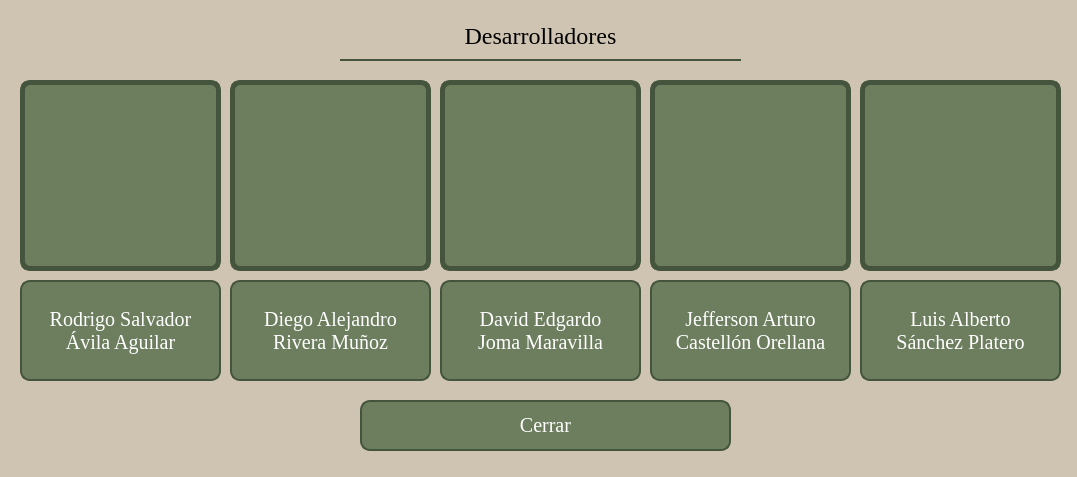
<?xml version="1.0" encoding="UTF-8"?>
<ui version="4.0">
 <class>Dialog</class>
 <widget class="QDialog" name="Dialog">
  <property name="geometry">
   <rect>
    <x>0</x>
    <y>0</y>
    <width>1077</width>
    <height>477</height>
   </rect>
  </property>
  <property name="minimumSize">
   <size>
    <width>371</width>
    <height>293</height>
   </size>
  </property>
  <property name="maximumSize">
   <size>
    <width>16777215</width>
    <height>16777215</height>
   </size>
  </property>
  <property name="windowTitle">
   <string>Desarrolladores del programa</string>
  </property>
  <property name="windowIcon">
   <iconset>
    <normaloff>Icon.png</normaloff>Icon.png</iconset>
  </property>
  <property name="styleSheet">
   <string notr="true">background-color: #cfc4b1;</string>
  </property>
  <widget class="QLabel" name="label_2">
   <property name="geometry">
    <rect>
     <x>340</x>
     <y>10</y>
     <width>401</width>
     <height>51</height>
    </rect>
   </property>
   <property name="styleSheet">
    <string notr="true">background-color: #cfc4b1;
font-family: Times New Roman;
font-size: 24px;
border-bottom: 2px solid rgb(69, 85, 61);</string>
   </property>
   <property name="text">
    <string>Desarrolladores</string>
   </property>
   <property name="alignment">
    <set>Qt::AlignCenter</set>
   </property>
  </widget>
  <widget class="QPushButton" name="exit">
   <property name="geometry">
    <rect>
     <x>360</x>
     <y>400</y>
     <width>371</width>
     <height>51</height>
    </rect>
   </property>
   <property name="styleSheet">
    <string notr="true">QPushButton{
background-color: #6d7e5f ;
font-family: Times New Roman;
font-size: 20px;
border: 2px solid #45553d;
border-radius: 10px;
color: white;
}

QPushButton:hover{
background-color: #333B2D;
border: 2px solid white;
}</string>
   </property>
   <property name="text">
    <string>Cerrar</string>
   </property>
  </widget>
  <widget class="QLabel" name="label">
   <property name="geometry">
    <rect>
     <x>20</x>
     <y>80</y>
     <width>201</width>
     <height>191</height>
    </rect>
   </property>
   <property name="styleSheet">
    <string notr="true">QLabel{
background-color: #6d7e5f ;
font-family: Times New Roman;
font-size: 20px;
border: 5px solid #45553d;
border-radius: 10px;
color: white;
}
</string>
   </property>
   <property name="text">
    <string/>
   </property>
   <property name="pixmap">
    <pixmap>../imagenes/rod.png</pixmap>
   </property>
   <property name="scaledContents">
    <bool>true</bool>
   </property>
  </widget>
  <widget class="QLabel" name="label_3">
   <property name="geometry">
    <rect>
     <x>230</x>
     <y>80</y>
     <width>201</width>
     <height>191</height>
    </rect>
   </property>
   <property name="styleSheet">
    <string notr="true">QLabel{
background-color: #6d7e5f ;
font-family: Times New Roman;
font-size: 20px;
border: 5px solid #45553d;
border-radius: 10px;
color: white;
}
</string>
   </property>
   <property name="text">
    <string/>
   </property>
   <property name="pixmap">
    <pixmap>../imagenes/diego.png</pixmap>
   </property>
   <property name="scaledContents">
    <bool>true</bool>
   </property>
  </widget>
  <widget class="QLabel" name="label_4">
   <property name="geometry">
    <rect>
     <x>440</x>
     <y>80</y>
     <width>201</width>
     <height>191</height>
    </rect>
   </property>
   <property name="styleSheet">
    <string notr="true">QLabel{
background-color: #6d7e5f ;
font-family: Times New Roman;
font-size: 20px;
border: 5px solid #45553d;
border-radius: 10px;
color: white;
}
</string>
   </property>
   <property name="text">
    <string/>
   </property>
   <property name="pixmap">
    <pixmap>../imagenes/Joma.png</pixmap>
   </property>
   <property name="scaledContents">
    <bool>true</bool>
   </property>
   <property name="alignment">
    <set>Qt::AlignCenter</set>
   </property>
  </widget>
  <widget class="QLabel" name="label_5">
   <property name="geometry">
    <rect>
     <x>650</x>
     <y>80</y>
     <width>201</width>
     <height>191</height>
    </rect>
   </property>
   <property name="styleSheet">
    <string notr="true">QLabel{
background-color: #6d7e5f ;
font-family: Times New Roman;
font-size: 20px;
border: 5px solid #45553d;
border-radius: 10px;
color: white;
}
</string>
   </property>
   <property name="text">
    <string/>
   </property>
   <property name="pixmap">
    <pixmap>../imagenes/Jeff.png</pixmap>
   </property>
   <property name="scaledContents">
    <bool>true</bool>
   </property>
   <property name="alignment">
    <set>Qt::AlignCenter</set>
   </property>
  </widget>
  <widget class="QLabel" name="label_6">
   <property name="geometry">
    <rect>
     <x>650</x>
     <y>280</y>
     <width>201</width>
     <height>101</height>
    </rect>
   </property>
   <property name="styleSheet">
    <string notr="true">QLabel{
background-color: #6d7e5f ;
font-family: Times New Roman;
font-size: 20px;
border: 2px solid #45553d;
border-radius: 10px;
color: white;
}</string>
   </property>
   <property name="text">
    <string>Jefferson Arturo
Castellón Orellana</string>
   </property>
   <property name="alignment">
    <set>Qt::AlignCenter</set>
   </property>
   <property name="wordWrap">
    <bool>true</bool>
   </property>
  </widget>
  <widget class="QLabel" name="label_7">
   <property name="geometry">
    <rect>
     <x>230</x>
     <y>280</y>
     <width>201</width>
     <height>101</height>
    </rect>
   </property>
   <property name="styleSheet">
    <string notr="true">QLabel{
background-color: #6d7e5f ;
font-family: Times New Roman;
font-size: 20px;
border: 2px solid #45553d;
border-radius: 10px;
color: white;
}</string>
   </property>
   <property name="text">
    <string>Diego Alejandro
Rivera Muñoz</string>
   </property>
   <property name="alignment">
    <set>Qt::AlignCenter</set>
   </property>
   <property name="wordWrap">
    <bool>true</bool>
   </property>
  </widget>
  <widget class="QLabel" name="label_8">
   <property name="geometry">
    <rect>
     <x>440</x>
     <y>280</y>
     <width>201</width>
     <height>101</height>
    </rect>
   </property>
   <property name="styleSheet">
    <string notr="true">QLabel{
background-color: #6d7e5f ;
font-family: Times New Roman;
font-size: 20px;
border: 2px solid #45553d;
border-radius: 10px;
color: white;
}</string>
   </property>
   <property name="text">
    <string>David Edgardo
Joma Maravilla</string>
   </property>
   <property name="alignment">
    <set>Qt::AlignCenter</set>
   </property>
   <property name="wordWrap">
    <bool>true</bool>
   </property>
  </widget>
  <widget class="QLabel" name="label_9">
   <property name="geometry">
    <rect>
     <x>20</x>
     <y>280</y>
     <width>201</width>
     <height>101</height>
    </rect>
   </property>
   <property name="styleSheet">
    <string notr="true">QLabel{
background-color: #6d7e5f ;
font-family: Times New Roman;
font-size: 20px;
border: 2px solid #45553d;
border-radius: 10px;
color: white;
}</string>
   </property>
   <property name="text">
    <string>Rodrigo Salvador
Ávila Aguilar</string>
   </property>
   <property name="alignment">
    <set>Qt::AlignCenter</set>
   </property>
   <property name="wordWrap">
    <bool>true</bool>
   </property>
  </widget>
  <widget class="QLabel" name="label_10">
   <property name="geometry">
    <rect>
     <x>860</x>
     <y>80</y>
     <width>201</width>
     <height>191</height>
    </rect>
   </property>
   <property name="styleSheet">
    <string notr="true">QLabel{
background-color: #6d7e5f ;
font-family: Times New Roman;
font-size: 20px;
border: 5px solid #45553d;
border-radius: 10px;
color: white;
}
</string>
   </property>
   <property name="text">
    <string/>
   </property>
   <property name="pixmap">
    <pixmap>../imagenes/Luis.png</pixmap>
   </property>
   <property name="scaledContents">
    <bool>true</bool>
   </property>
   <property name="alignment">
    <set>Qt::AlignCenter</set>
   </property>
  </widget>
  <widget class="QLabel" name="label_11">
   <property name="geometry">
    <rect>
     <x>860</x>
     <y>280</y>
     <width>201</width>
     <height>101</height>
    </rect>
   </property>
   <property name="styleSheet">
    <string notr="true">QLabel{
background-color: #6d7e5f ;
font-family: Times New Roman;
font-size: 20px;
border: 2px solid #45553d;
border-radius: 10px;
color: white;
}</string>
   </property>
   <property name="text">
    <string>Luis Alberto
Sánchez Platero</string>
   </property>
   <property name="alignment">
    <set>Qt::AlignCenter</set>
   </property>
   <property name="wordWrap">
    <bool>true</bool>
   </property>
  </widget>
 </widget>
 <resources/>
 <connections/>
</ui>
